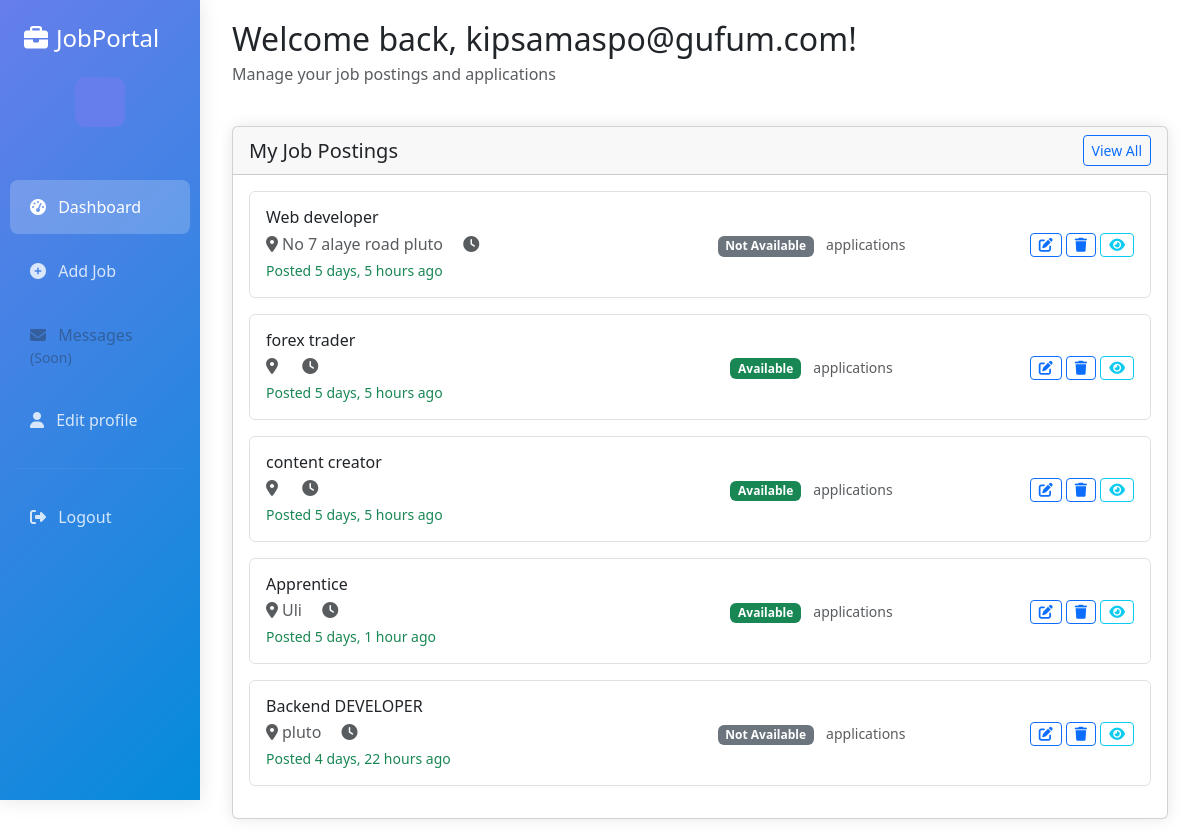
The app's page /dashboard/ (signed in) with its own data.
### accounts/models.py (models this page shows, shortened)
class Users(AbstractUser):
    class UserType(models.TextChoices):
        WORKER = 'worker', 'Worker'
        EMPLOYER = 'employer', 'Employer'
    username = None
    email = models.EmailField(unique=True, blank= False, null= False, max_length=100)
    profile_img = models.ImageField(upload_to= 'images/', blank=True, null=True)
    user_type = models.CharField(max_length=10, choices=UserType.choices)
    USERNAME_FIELD = 'email'
    REQUIRED_FIELDS = []
    objects = CustomUserManager()

### jobboard/models.py (models this page shows, shortened)
class Job(models.Model):
    class Choices(models.TextChoices):
        AVAILABLE = 'available', 'Available'
        NOT_AVAILABLE = 'not_available', 'Not Available'
    title = models.CharField(max_length=100, null=False, blank= False)
    posted_by = models.ForeignKey(Employee,  on_delete=models.CASCADE)
    created_at = models.DateTimeField(auto_now_add=True)
    status = models.CharField(max_length=20, choices=Choices.choices, default=Choices.AVAILABLE)
    responsibilities = models.TextField(max_length=300, null= False, blank= False, default="")
    qualifications = models.CharField(max_length=100, null= False, blank= False)
    location = models.CharField(max_length=150, null=False, blank=False, default='')

### employers/views.py (the view)
# urls.py: path('dashboard/', EmployeeDashboard.as_view(), name='employee-dashboard-view'),
class EmployeeDashboard(LoginRequiredMixin, TemplateView):
    template_name = 'employee/employee_dashboard.html'
    def get_context_data(self, **kwargs):
        context = super().get_context_data(**kwargs)
        context['employee'] = self.request.user.employeedetails
        context['jobs'] = Job.objects.filter(posted_by=self.request.user.employeedetails)
        context['total_jobs'] = context['jobs'].count()
        context['available_jobs'] = context['jobs'].filter(status='available').count()
        context['status_choices'] = Job.Choices.choices
        return context

### workers/context_processors.py (called while the page is built)
def is_worker_user(request):
    is_worker = (
        request.user.is_authenticated and
        getattr(request.user, 'user_type', None) == 'worker' and
        hasattr(request.user, 'workerdetails')
    )
    return {'is_worker': is_worker}

### templates/employee/employee_dashboard.html (shortened to what this page needs)
{% extends 'base/layout.html' %}
{% load static %}
{% block content %}
{% include "base/dashboard_sidemenu.html" %}
<div class="col-md-9 col-lg-10">
    <div class="main-content">
        <div class="d-flex justify-content-between align-items-center mb-4">
            <div>
                <h2 class="mb-1">Welcome back, {{ user.email }}!</h2>
                <p class="text-muted">Manage your job postings and applications</p>
            </div>
        </div>
        <div class="card">
            <div class="card-header d-flex justify-content-between align-items-center">
                <h5 class="mb-0">My Job Postings</h5>
                <a href="#all_jobs" class="btn btn-sm btn-outline-primary">View All</a>
            </div>
            <div class="card-body">
                {% for job in jobs %}
                <div class="job-card border rounded p-3 mb-3">
                    <div class="row align-items-center">
                        <div class="col-md-6">
                            <h6 class="mb-1">{{ job.title }}</h6>
                            <p class="text-muted mb-1">
                                <i class="fas fa-map-marker-alt me-1"></i>{{ job.location }}
                                <span class="ms-3">
                                    <i class="fas fa-clock me-1"></i>{{ job.get_job_type_display }}
                                </span>
                            </p>
                            <small class="text-success">Posted {{ job.created_at|timesince }} ago</small>
                        </div>
                            <div class="col-md-3 text-center">
    {% if job.status == 'available' %}
        <span class="badge bg-success me-2">Available</span>
    {% else %}
        <span class="badge bg-secondary me-2">Not Available</span>
    {% endif %}
    <small class="text-muted">{{ job.applications.count }} applications</small>
</div>
                        <div class="col-md-3 text-end">
                           <a href="{% url 'edit_job' job.id %}" class="btn btn-outline-primary btn-sm" title="Edit">
                            <i class="fa-solid fa-pen-to-square"></i>
                            </a>
                             <a href="{% url 'delete_job' job.id %}" class="btn btn-outline-primary btn-sm" title="Edit">
                                 <i class="fas fa-trash"></i>
                            </a>
                            <a href="{% url 'job_applications' job.id %}" class="btn btn-outline-info btn-sm" title="View Applications">
                                <i class="fa-solid fa-eye"></i>
                            </a>
                        </div>
                    </div>
                </div>
                {% empty %}
                <div class="text-center py-4">
                    <i class="fas fa-briefcase fa-3x text-muted mb-3"></i>
                    <h5 class="text-muted">No jobs posted yet</h5>
                    <p class="text-muted">Start by posting your first job!</p>
                </div>
                {% endfor %}
            </div>
        </div>
    </div>
</div>
{% endblock %}

### static/css/dashboard.css (style rules this page uses)
body { background-color: #f8f9fa; font-family: 'Segoe UI', Tahoma, Geneva, Verdana, sans-serif; }
.main-content { padding: 20px; }
.card { border: none; box-shadow: 0 0 15px rgba(0,0,0,0.1); border-radius: 10px; }
.job-card { transition: all 0.3s ease; }

### records on screen
Users: email "kipsamaspo@gufum.com"
Job: title "Web developer", location "No 7 alaye road pluto", created_at "5 days, 5 hours", status "Not Available"
Job: title "forex trader", created_at "5 days, 5 hours", status "Available"
Job: title "content creator", created_at "5 days, 5 hours", status "Available"
Job: title "Apprentice", location "Uli", created_at "5 days, 1 hour", status "Available"
Job: title "Backend DEVELOPER", location "pluto", created_at "4 days, 22 hours", status "Not Available"
